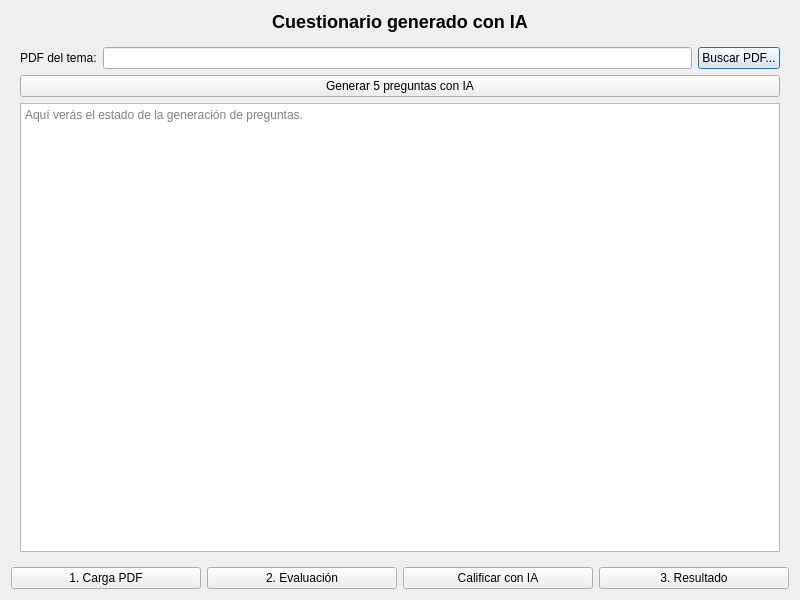
<?xml version="1.0" encoding="UTF-8"?>
<ui version="4.0">
  <class>VentanaCuestionario</class>
  <widget class="QDialog" name="VentanaCuestionario">
    <property name="geometry">
      <rect>
        <x>0</x>
        <y>0</y>
        <width>800</width>
        <height>600</height>
      </rect>
    </property>
    <property name="windowTitle">
      <string>Cuestionario IA</string>
    </property>
    <layout class="QVBoxLayout" name="verticalLayout">
      <item>
        <widget class="QLabel" name="lblTitulo">
          <property name="text">
            <string>Cuestionario generado con IA</string>
          </property>
          <property name="alignment">
            <set>Qt::AlignCenter</set>
          </property>
          <property name="styleSheet">
            <string notr="true">font-size:18px; font-weight:bold;</string>
          </property>
        </widget>
      </item>
      <item>
        <widget class="QStackedWidget" name="stackedWidget">
          <widget class="QWidget" name="pageCarga">
            <attribute name="title">
              <string>1. Cargar PDF</string>
            </attribute>
            <layout class="QVBoxLayout" name="verticalLayout_carga">
              <item>
                <layout class="QHBoxLayout" name="horizontalLayout_pdf">
                  <item>
                    <widget class="QLabel" name="lblPdf">
                      <property name="text">
                        <string>PDF del tema:</string>
                      </property>
                    </widget>
                  </item>
                  <item>
                    <widget class="QLineEdit" name="lineEditPDF">
                      <property name="readOnly">
                        <bool>true</bool>
                      </property>
                    </widget>
                  </item>
                  <item>
                    <widget class="QPushButton" name="btnSeleccionarPDF">
                      <property name="text">
                        <string>Buscar PDF...</string>
                      </property>
                    </widget>
                  </item>
                </layout>
              </item>
              <item>
                <widget class="QPushButton" name="btnGenerarPreguntas">
                  <property name="text">
                    <string>Generar 5 preguntas con IA</string>
                  </property>
                </widget>
              </item>
              <item>
                <widget class="QTextEdit" name="textEstado">
                  <property name="readOnly">
                    <bool>true</bool>
                  </property>
                  <property name="placeholderText">
                    <string>Aquí verás el estado de la generación de preguntas.</string>
                  </property>
                </widget>
              </item>
            </layout>
          </widget>
          <widget class="QWidget" name="pageEvaluacion">
            <attribute name="title">
              <string>2. Evaluación</string>
            </attribute>
            <layout class="QVBoxLayout" name="verticalLayout_eval">
              <item>
                <widget class="QLabel" name="lblInstrucciones">
                  <property name="text">
                    <string>Responde las 5 preguntas basadas en el tema del PDF.</string>
                  </property>
                  <property name="wordWrap">
                    <bool>true</bool>
                  </property>
                </widget>
              </item>
              <item>
                <widget class="QScrollArea" name="scrollArea">
                  <property name="widgetResizable">
                    <bool>true</bool>
                  </property>
                  <widget class="QWidget" name="scrollAreaWidgetContents">
                    <layout class="QVBoxLayout" name="verticalLayout_preguntas">
                      <item>
                        <widget class="QGroupBox" name="groupPregunta1">
                          <property name="title">
                            <string>Pregunta 1</string>
                          </property>
                          <layout class="QVBoxLayout" name="verticalLayout_p1">
                            <item>
                              <widget class="QLabel" name="lblPregunta1">
                                <property name="text">
                                  <string>Aquí aparecerá la pregunta 1.</string>
                                </property>
                                <property name="wordWrap">
                                  <bool>true</bool>
                                </property>
                              </widget>
                            </item>
                            <item>
                              <widget class="QPlainTextEdit" name="txtRespuesta1">
                                <property name="placeholderText">
                                  <string>Escribe tu respuesta aquí.</string>
                                </property>
                              </widget>
                            </item>
                          </layout>
                        </widget>
                      </item>
                      <item>
                        <widget class="QGroupBox" name="groupPregunta2">
                          <property name="title">
                            <string>Pregunta 2</string>
                          </property>
                          <layout class="QVBoxLayout" name="verticalLayout_p2">
                            <item>
                              <widget class="QLabel" name="lblPregunta2">
                                <property name="text">
                                  <string>Aquí aparecerá la pregunta 2.</string>
                                </property>
                                <property name="wordWrap">
                                  <bool>true</bool>
                                </property>
                              </widget>
                            </item>
                            <item>
                              <widget class="QPlainTextEdit" name="txtRespuesta2">
                                <property name="placeholderText">
                                  <string>Escribe tu respuesta aquí.</string>
                                </property>
                              </widget>
                            </item>
                          </layout>
                        </widget>
                      </item>
                      <item>
                        <widget class="QGroupBox" name="groupPregunta3">
                          <property name="title">
                            <string>Pregunta 3</string>
                          </property>
                          <layout class="QVBoxLayout" name="verticalLayout_p3">
                            <item>
                              <widget class="QLabel" name="lblPregunta3">
                                <property name="text">
                                  <string>Aquí aparecerá la pregunta 3.</string>
                                </property>
                                <property name="wordWrap">
                                  <bool>true</bool>
                                </property>
                              </widget>
                            </item>
                            <item>
                              <widget class="QPlainTextEdit" name="txtRespuesta3">
                                <property name="placeholderText">
                                  <string>Escribe tu respuesta aquí.</string>
                                </property>
                              </widget>
                            </item>
                          </layout>
                        </widget>
                      </item>
                      <item>
                        <widget class="QGroupBox" name="groupPregunta4">
                          <property name="title">
                            <string>Pregunta 4</string>
                          </property>
                          <layout class="QVBoxLayout" name="verticalLayout_p4">
                            <item>
                              <widget class="QLabel" name="lblPregunta4">
                                <property name="text">
                                  <string>Aquí aparecerá la pregunta 4.</string>
                                </property>
                                <property name="wordWrap">
                                  <bool>true</bool>
                                </property>
                              </widget>
                            </item>
                            <item>
                              <widget class="QPlainTextEdit" name="txtRespuesta4">
                                <property name="placeholderText">
                                  <string>Escribe tu respuesta aquí.</string>
                                </property>
                              </widget>
                            </item>
                          </layout>
                        </widget>
                      </item>
                      <item>
                        <widget class="QGroupBox" name="groupPregunta5">
                          <property name="title">
                            <string>Pregunta 5</string>
                          </property>
                          <layout class="QVBoxLayout" name="verticalLayout_p5">
                            <item>
                              <widget class="QLabel" name="lblPregunta5">
                                <property name="text">
                                  <string>Aquí aparecerá la pregunta 5.</string>
                                </property>
                                <property name="wordWrap">
                                  <bool>true</bool>
                                </property>
                              </widget>
                            </item>
                            <item>
                              <widget class="QPlainTextEdit" name="txtRespuesta5">
                                <property name="placeholderText">
                                  <string>Escribe tu respuesta aquí.</string>
                                </property>
                              </widget>
                            </item>
                          </layout>
                        </widget>
                      </item>
                      <item>
                        <spacer name="verticalSpacerEval">
                          <property name="orientation">
                            <enum>Qt::Vertical</enum>
                          </property>
                          <property name="sizeHint">
                            <size>
                              <width>20</width>
                              <height>40</height>
                            </size>
                          </property>
                        </spacer>
                      </item>
                    </layout>
                  </widget>
                </widget>
              </item>
            </layout>
          </widget>
          <widget class="QWidget" name="pageResultado">
            <attribute name="title">
              <string>3. Resultado</string>
            </attribute>
            <layout class="QVBoxLayout" name="verticalLayout_result">
              <item>
                <widget class="QLabel" name="lblPuntaje">
                  <property name="text">
                    <string>Puntaje: 0/100</string>
                  </property>
                  <property name="alignment">
                    <set>Qt::AlignCenter</set>
                  </property>
                </widget>
              </item>
              <item>
                <widget class="QProgressBar" name="progressPuntaje">
                  <property name="minimum">
                    <number>0</number>
                  </property>
                  <property name="maximum">
                    <number>100</number>
                  </property>
                  <property name="value">
                    <number>0</number>
                  </property>
                  <property name="format">
                    <string>%p%</string>
                  </property>
                </widget>
              </item>
              <item>
                <widget class="QTextEdit" name="textFeedback">
                  <property name="readOnly">
                    <bool>true</bool>
                  </property>
                  <property name="placeholderText">
                    <string>Aquí aparecerá la retroalimentación generada por la IA.</string>
                  </property>
                </widget>
              </item>
            </layout>
          </widget>
        </widget>
      </item>
      <item>
        <layout class="QHBoxLayout" name="horizontalLayout_botones">
          <item>
            <widget class="QPushButton" name="btnIrCarga">
              <property name="text">
                <string>1. Carga PDF</string>
              </property>
            </widget>
          </item>
          <item>
            <widget class="QPushButton" name="btnIrEvaluacion">
              <property name="text">
                <string>2. Evaluación</string>
              </property>
            </widget>
          </item>
          <item>
            <widget class="QPushButton" name="btnCalificar">
              <property name="text">
                <string>Calificar con IA</string>
              </property>
            </widget>
          </item>
          <item>
            <widget class="QPushButton" name="btnIrResultado">
              <property name="text">
                <string>3. Resultado</string>
              </property>
            </widget>
          </item>
        </layout>
      </item>
    </layout>
  </widget>
  <resources/>
  <connections/>
</ui>
